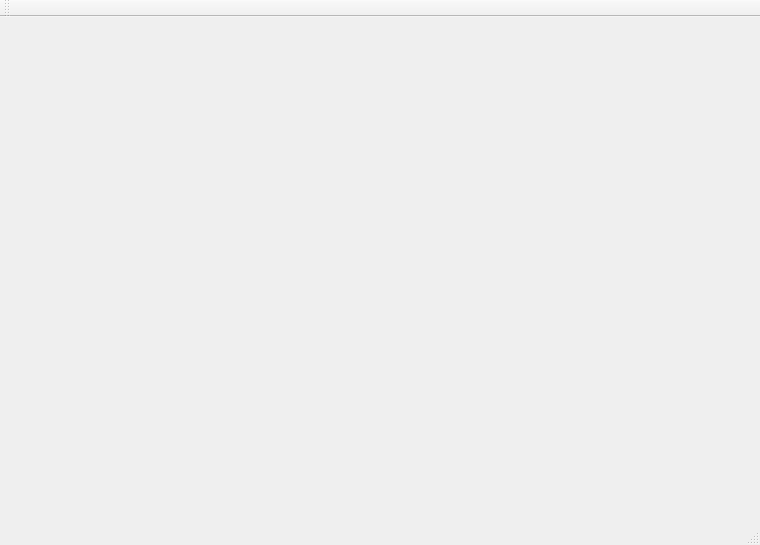
<?xml version="1.0" encoding="UTF-8"?>
<ui version="4.0">
 <class>MainWindow</class>
 <widget class="QMainWindow" name="MainWindow">
  <property name="geometry">
   <rect>
    <x>0</x>
    <y>0</y>
    <width>760</width>
    <height>545</height>
   </rect>
  </property>
  <property name="windowTitle">
   <string>MainWindow</string>
  </property>
  <widget class="QWidget" name="centralWidget"/>
  <widget class="QMenuBar" name="menuBar">
   <property name="geometry">
    <rect>
     <x>0</x>
     <y>0</y>
     <width>760</width>
     <height>26</height>
    </rect>
   </property>
  </widget>
  <widget class="QToolBar" name="mainToolBar">
   <attribute name="toolBarArea">
    <enum>TopToolBarArea</enum>
   </attribute>
   <attribute name="toolBarBreak">
    <bool>false</bool>
   </attribute>
  </widget>
  <widget class="QStatusBar" name="statusBar"/>
 </widget>
 <layoutdefault spacing="6" margin="11"/>
 <resources/>
 <connections/>
</ui>
